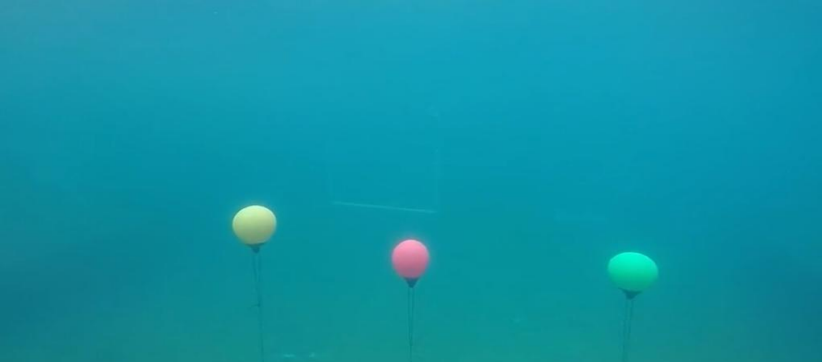
#> input picture Photos/buoys.png, 822 x 362 px
$ python Buoy_detection.py
#> lines starting #> are read from the running program, lines starting #| are printed output that depends on the picture; after the words box and inside, x2 and y2 are one past the last pixel; in counts of white or black regions, pixels touching at a corner belong together
import cv2 as cv

a=0
img_colored = cv.imread('Photos/buoys.png')
#> img_colored is the input picture: shape (362, 822, 3); mean B, G, R 164.3, 146.3, 14.7
img = cv.imread('Photos/buoys.png', 0)
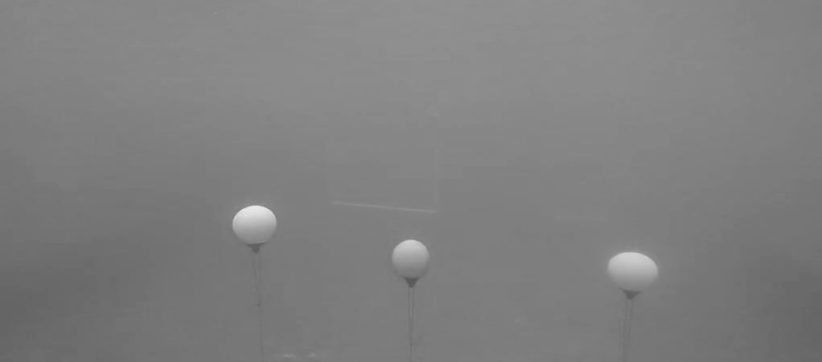
#> img: shape (362, 822); min 89, max 232, mean 127.6
templates = [cv.imread('Photos/green_buoy.png', 0), cv.imread('Photos/yellow_buoy.png', 0),
             cv.imread('Photos/red_buoy.png', 0)]
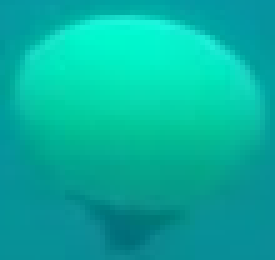
#> input picture Photos/green_buoy.png, 55 x 52 px (shown 5 times larger)
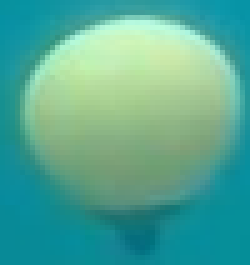
#> input picture Photos/yellow_buoy.png, 50 x 53 px (shown 5 times larger)
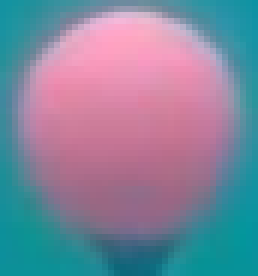
#> input picture Photos/red_buoy.png, 43 x 46 px (shown 6 times larger)

#   methods = [cv.TM_CCOEFF, cv.TM_CCOEFF_NORMED, cv.TM_CCORR, cv.TM_CCORR_NORMED, cv.TM_SQDIFF, cv.TM_SQDIFF_NORMED]
#   different template detection methods ^^^
for template in templates:
    img2 = img.copy()
    h, w = template.shape
    result = cv.matchTemplate(img2, template, cv.TM_CCOEFF_NORMED)  # out of all methods this had the best detection
    minval, maxval, minloc, maxloc = cv.minMaxLoc(result)
    location = maxloc  # in the case of ccoeff_normed this is the condition taken (for sqdiff and sqdiff_normed
    # location will be = minloc)
    bottom_right = (location[0] + w, location[1] + h)

    cv.rectangle(img_colored, location, bottom_right, (255, 255, 255), 1)  # outline
    rect_centre = (
    (location[0] + bottom_right[0]) // 2, (location[1] + bottom_right[1]) // 2)  # finding centre of buoys

    cv.circle(img_colored, rect_centre, 2, (255, 255, 255), thickness=2)  # circle at centre of buoys
    cv.line(img_colored, (img.shape[1] // 2, img.shape[0] // 2), rect_centre, (255, 255, 255),
            thickness=1)  # line from mid-point to centre of buoys
#> this loop made 3 passes
#> (h, w, minval, minloc, location, bottom_right, rect_centre) on passes 1 to 3: (52, 55, -0.602, (606, 219), (605, 249), (660, 301), (632, 275)), (53, 50, -0.562, (608, 218), (228, 202), (278, 255), (253, 228)), (46, 43, -0.616, (610, 224), (389, 238), (432, 284), (410, 261))
#> pass 1, `result = cv.matchTemplate(img2, template, cv.TM_CCOEFF_NORMED)`:
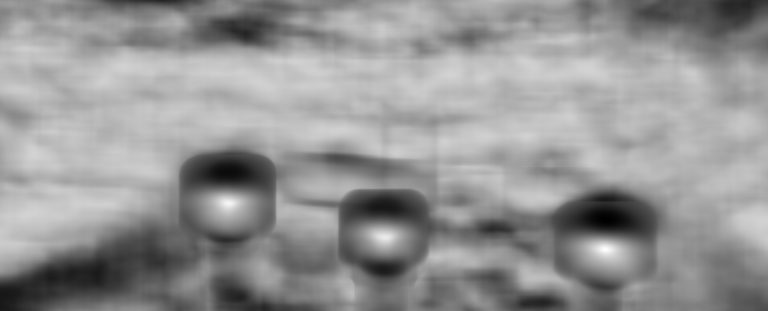
#> result: shape (311, 768) float32; min -0.602, max 1, mean 0.332; drawn with min black and max white
#> pass 3, `result = cv.matchTemplate(img2, template, cv.TM_CCOEFF_NORMED)`:
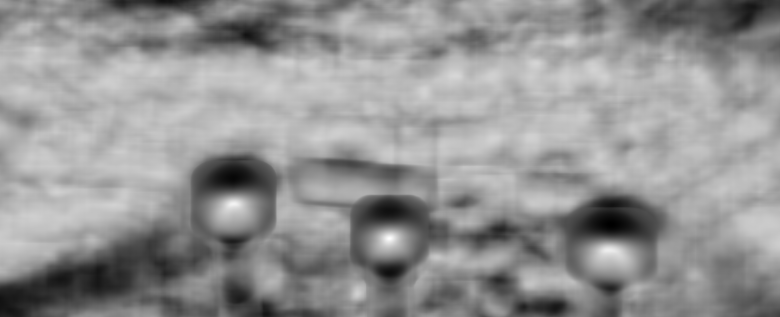
#> result: shape (317, 780) float32; min -0.616, max 1, mean 0.318; drawn with min black and max white
#> after the loop:
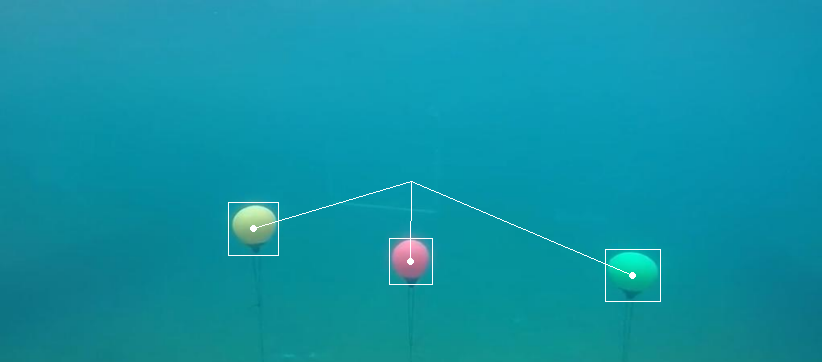
#> img_colored: shape (362, 822, 3); 0.39% of pixels changed, all inside (x1, y1, x2, y2) = (228, 181, 661, 302)

cv.circle(img_colored, (img.shape[1] // 2, img.shape[0] // 2), 2, (255, 255, 255),
          thickness=2)  # circle at mid-point of frame
#> img_colored: shape (362, 822, 3); 0.01% of pixels changed, all inside (x1, y1, x2, y2) = (408, 178, 415, 185)
cv.imshow('Final', img_colored)
cv.imshow('Original', cv.imread('Photos/buoys.png'))
cv.waitKey(0)
